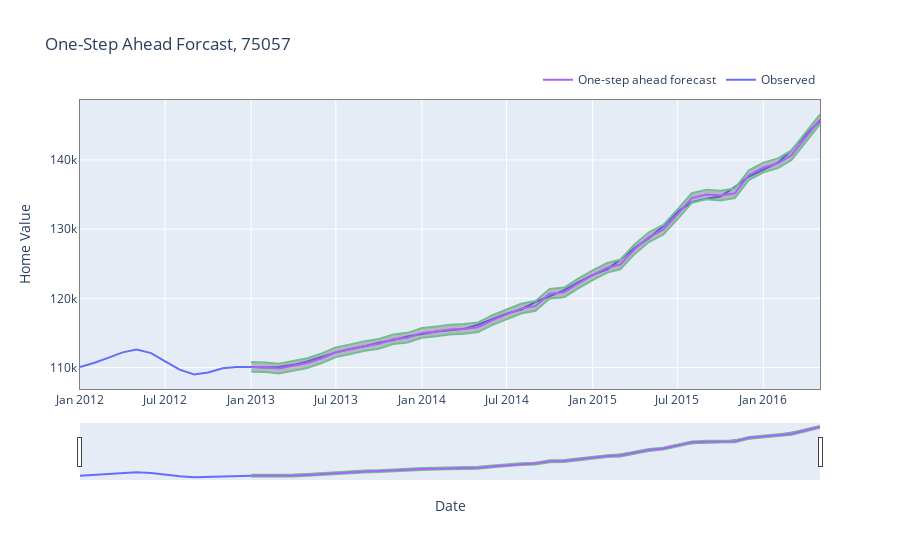

The cell this chart's notebook holds for it:
### Markdown cell above
#### One-Step Ahead Forecast (dynamic=False)

### Code cell
output_b = one_step_fc_arima(df_train, arima_param_b, zc_1, pred_start_date=pred_sd_b)
out_list_b.append(output_b)
